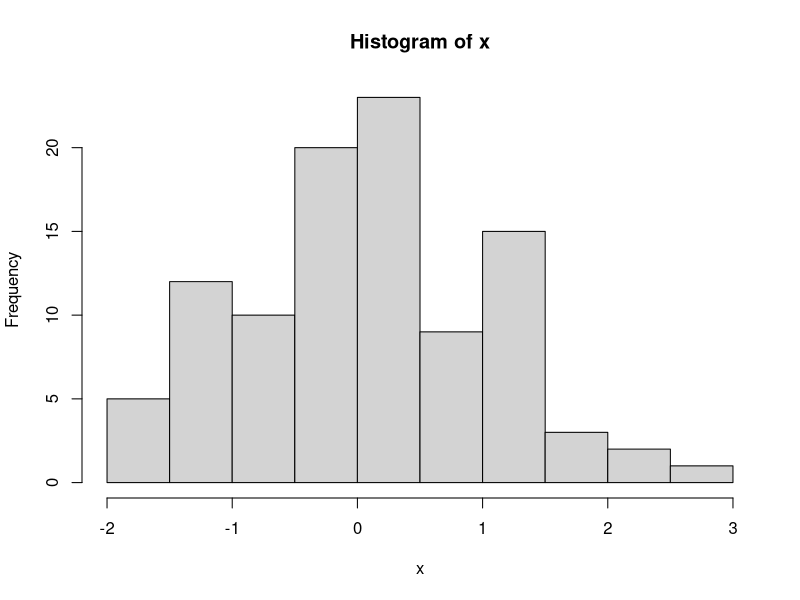

Source code (R):
## ---- chunk 1

#과제 1: 표준정규분포 자료 생성 및 확인
x<-rnorm(100)

mean(x)  #x의 평균은 0에 가깝게 나오는지확인
sd(x)    #x의 표준편차는 1에 가깝게 나오는지확인

hist(x) #히스토그램이 종모양인지 확인
## ---- chunk 2
#과제 2: 동전 100번 던지기 (100개의 b(1,p))

set.seed(1234) #고정하는법, 랜덤고정시키는거
x<-rbinom(100, 1, 1/2) #나올확률 1/2
sum(x)
sum(x)/length(x) #길이롤 나오면 확률을 구할수있음

